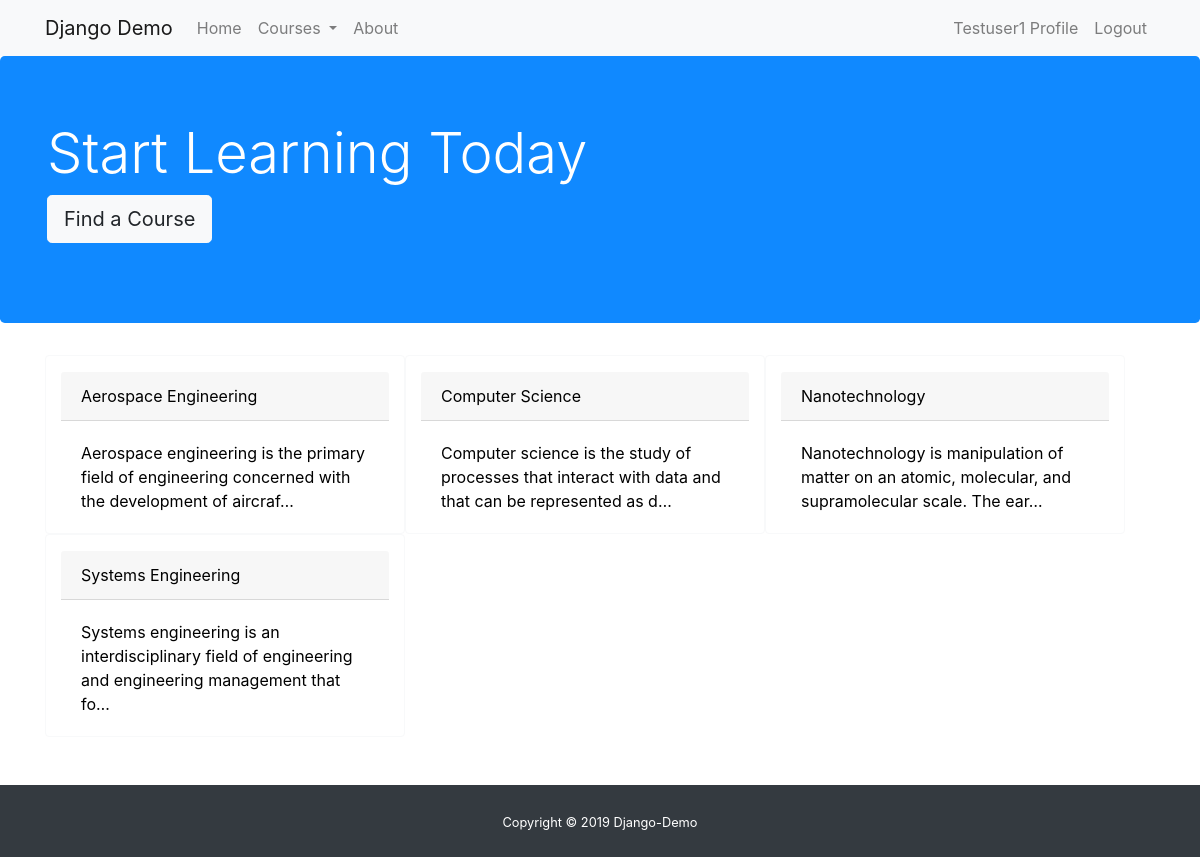
Screenshot of / (signed in) with the database file from the repository.
### main/models.py (models this page shows)
class Subject(models.Model):
    title = models.CharField(max_length=100, null=False)
    description = models.TextField(null=False)
    slug = models.SlugField()
    def __str__(self):
        return f'{self.title}'

### main/views.py (the view)
# urls.py: path('', IndexListView.as_view(), name='main-index')
class IndexListView(ListView):
    model = Subject
    template_name = 'main/index.html'
    context_object_name = 'subjects'
    ordering = ['title']
    extra_context = {'title': 'Index'}

### main/context_processor.py (called while the page is built)
def custom_context(request):
    subjects = Subject.objects.all()
    courses = Course.objects.all()
    videos = CourseVideo.objects.all()
    comments = Comment.objects.all()
    profile = Profile.objects.all()
    return {
        'subjects': subjects,
        'courses': courses,
        'videos': videos,
        'comments': comments,
        'profile': profile
    }

### main/templates/main/index.html
{% extends "main/base.html" %}
{% block content %}
    <div class="jumbotron">
        <div class="container">
            <h1 class="display-4 text-white">Start Learning Today</h1>
            <p class="lead">
                <a class="btn btn-light btn-lg" href="#find-course" role="button">Find a Course</a>
            </p>
        </div>
    </div>
        <div class="container pb-5">
            <div class="row col-12" id="find-course">
                {% for subject in subjects %}
                    <div class="card border-light col-lg-4 pt-3">
                        <a href="{% url 'main-subjects' subject.slug %}" id="anchor-no-style">
                            <div class="card-header">{{ subject.title }}</div>
                            <div class="card-body">
                                <p class="card-text">{{ subject.description|truncatechars:"100" }}</p>
                            </div>
                        </a>
                    </div>
                {% endfor %}
            </div>
        </div>
{% endblock %}

### main/templates/main/base.html (shortened to what this page needs)
{% load static %}
<!DOCTYPE html>
<html lang="en">
<head>
    <link rel="stylesheet" href="https://maxcdn.bootstrapcdn.com/bootstrap/4.0.0/css/bootstrap.min.css">
    <link rel="stylesheet" type="text/css" href="{% static 'main/css/main.css' %}">
</head>
<body>
<nav class="navbar navbar-expand-lg navbar-light bg-light sticky-top">
    <div class="container">
        <a class="navbar-brand" href="{% url "main-index" %}">Django Demo</a>
        <div class="collapse navbar-collapse" id="navbarNav">
            <div class="mr-auto">
                <ul class="navbar-nav">
                    <li class="nav-item">
                        <a class="nav-link" href="{% url 'main-index' %}">Home</a>
                    </li>
                    <li class="nav-item dropdown">
                        <a class="nav-link dropdown-toggle" href="#"
                           id="navbarDropdown" role="button" data-toggle="dropdown" aria-haspopup="true" aria-expanded="false">
                            Courses
                        </a>
                    </li>
                    <li class="nav-item">
                        <a class="nav-link" href="{% url 'main-about' %}">About</a>
                    </li>
                </ul>
            </div>
            <div>
                <ul class="navbar-nav">
                    {% if user.is_authenticated %}
                        <li class="nav-item">
                            <a class="nav-link" href="{% url 'profile' %}">{{ user.username|title }} Profile</a>
                        </li>
                        <li class="nav-item">
                            <a class="nav-link" href="{% url 'logout' %}">Logout</a>
                        </li>
                    {% endif %}
                </ul>
            </div>
        </div>
    </div>
</nav>
<main role="main" style="min-height: 600px">
    {% block content %}{% endblock %}
</main>
<footer id="sticky-footer" class="py-4 bg-dark text-white">
    <div class="container text-center">
        <small>Copyright &copy; 2019 Django-Demo</small>
    </div>
</footer>
</body>
</html>

### main/static/main/css/main.css (style rules this page uses)
.jumbotron { background-color: #1089ff; }
#anchor-no-style { color: black; text-decoration: none; }

### rows the page displays
Subject: title "Aerospace Engineering", description "Aerospace engineering is the primary field of engineering concerned with the development of aircraf…"
Subject: title "Computer Science", description "Computer science is the study of processes that interact with data and that can be represented as d…"
Subject: title "Nanotechnology", description "Nanotechnology is manipulation of matter on an atomic, molecular, and supramolecular scale. The ear…"
Subject: title "Systems Engineering", description "Systems engineering is an interdisciplinary field of engineering and engineering management that fo…"

### other values shown
{{ user.username|title }} "Testuser1"
